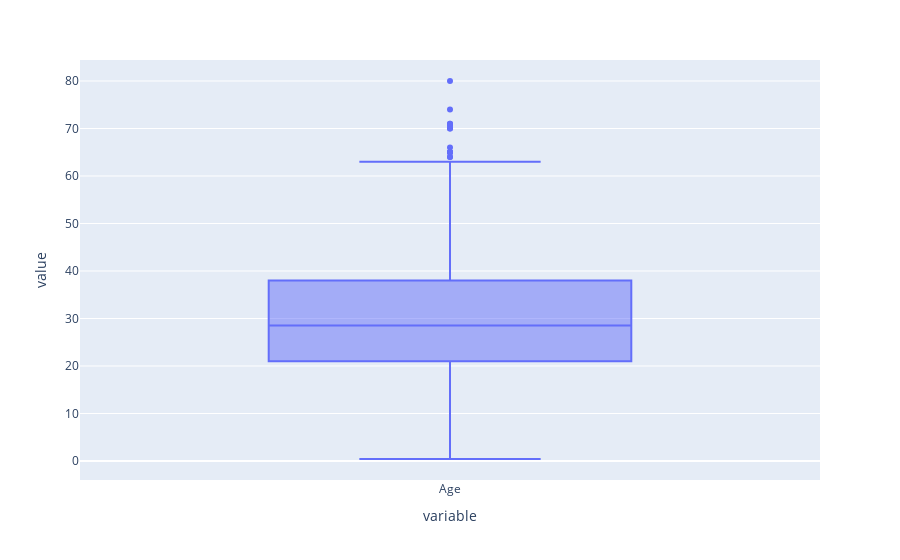

Notebook code for this chart:
### Code cell
plt.box(data_frame=train['Age'])

### Figure 1 — Plotly figure (JSON) as saved in the notebook; plotly's stock layout.template omitted (floating-point values rounded to 4 significant figures; data arrays with more than 128 entries replaced by an {"elided": "..."} marker saying what was removed)
{"data": [{"alignmentgroup": "True", "hovertemplate": "variable=%{x}<br>value=%{y}<extra></extra>", "legendgroup": "", "marker": {"color": "#636efa"}, "name": "", "notched": false, "offsetgroup": "", "orientation": "v", "showlegend": false, "type": "box", "x": {"elided": "889 str values"}, "x0": " ", "xaxis": "x", "y": {"elided": "889 float values"}, "y0": " ", "yaxis": "y"}], "layout": {"boxmode": "group", "legend": {"tracegroupgap": 0}, "margin": {"t": 60}, "xaxis": {"anchor": "y", "domain": [0, 1], "title": {"text": "variable"}}, "yaxis": {"anchor": "x", "domain": [0, 1], "title": {"text": "value"}}}}
